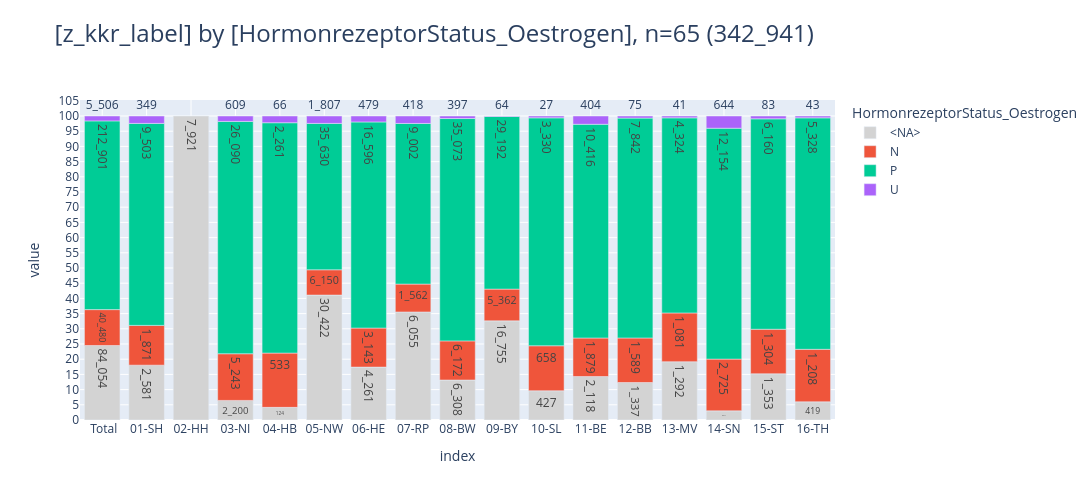

Source (notebook cell):
### Markdown cell above
### <a id='toc1_4_1_'></a>[HormonrezeptorStatus_Oestrogen](#toc0_)

### Code cell
_df = db_all.project("z_kkr_label, HormonrezeptorStatus_Oestrogen").to_df()
_=pls.plot_stacked_bars(_df, relative=True, height=500, show_total=True,)

### Figure 1 — Plotly figure (JSON) as saved in the notebook; plotly's stock layout.template omitted (floating-point values rounded to 4 significant figures)
{"data": [{"hovertemplate": "col=<NA><br>index=%{x}<br>value=%{y}<br>cnt_str=%{text}<extra></extra>", "legendgroup": "<NA>", "marker": {"color": "lightgray", "pattern": {"shape": ""}}, "name": "<NA>", "orientation": "v", "showlegend": true, "text": ["84_054", "2_581", "7_921", "2_200", "124", "30_422", "4_261", "6_055", "6_308", "16_755", "427", "2_118", "1_337", "1_292", "481", "1_353", "419"], "textposition": "auto", "type": "bar", "x": [" Total", "01-SH", "02-HH", "03-NI", "04-HB", "05-NW", "06-HE", "07-RP", "08-BW", "09-BY", "10-SL", "11-BE", "12-BB", "13-MV", "14-SN", "15-ST", "16-TH"], "xaxis": "x", "y": [84054, 2581, 7921, 2200, 124, 30422, 4261, 6055, 6308, 16755, 427, 2118, 1337, 1292, 481, 1353, 419], "yaxis": "y"}, {"hovertemplate": "col=N<br>index=%{x}<br>value=%{y}<br>cnt_str=%{text}<extra></extra>", "legendgroup": "N", "marker": {"color": "#EF553B", "pattern": {"shape": ""}}, "name": "N", "orientation": "v", "showlegend": true, "text": ["40_480", "1_871", "5_243", "533", "6_150", "3_143", "1_562", "6_172", "5_362", "658", "1_879", "1_589", "1_081", "2_725", "1_304", "1_208"], "textposition": "auto", "type": "bar", "x": [" Total", "01-SH", "03-NI", "04-HB", "05-NW", "06-HE", "07-RP", "08-BW", "09-BY", "10-SL", "11-BE", "12-BB", "13-MV", "14-SN", "15-ST", "16-TH"], "xaxis": "x", "y": [40480, 1871, 5243, 533, 6150, 3143, 1562, 6172, 5362, 658, 1879, 1589, 1081, 2725, 1304, 1208], "yaxis": "y"}, {"hovertemplate": "col=P<br>index=%{x}<br>value=%{y}<br>cnt_str=%{text}<extra></extra>", "legendgroup": "P", "marker": {"color": "#00CC96", "pattern": {"shape": ""}}, "name": "P", "orientation": "v", "showlegend": true, "text": ["212_901", "9_503", "26_090", "2_261", "35_630", "16_596", "9_002", "35_073", "29_192", "3_330", "10_416", "7_842", "4_324", "12_154", "6_160", "5_328"], "textposition": "auto", "type": "bar", "x": [" Total", "01-SH", "03-NI", "04-HB", "05-NW", "06-HE", "07-RP", "08-BW", "09-BY", "10-SL", "11-BE", "12-BB", "13-MV", "14-SN", "15-ST", "16-TH"], "xaxis": "x", "y": [212901, 9503, 26090, 2261, 35630, 16596, 9002, 35073, 29192, 3330, 10416, 7842, 4324, 12154, 6160, 5328], "yaxis": "y"}, {"hovertemplate": "col=U<br>index=%{x}<br>value=%{y}<br>cnt_str=%{text}<extra></extra>", "legendgroup": "U", "marker": {"color": "#AB63FA", "pattern": {"shape": ""}}, "name": "U", "orientation": "v", "showlegend": true, "text": ["5_506", "349", "609", "66", "1_807", "479", "418", "397", "64", "27", "404", "75", "41", "644", "83", "43"], "textposition": "auto", "type": "bar", "x": [" Total", "01-SH", "03-NI", "04-HB", "05-NW", "06-HE", "07-RP", "08-BW", "09-BY", "10-SL", "11-BE", "12-BB", "13-MV", "14-SN", "15-ST", "16-TH"], "xaxis": "x", "y": [5506, 349, 609, 66, 1807, 479, 418, 397, 64, 27, 404, 75, 41, 644, 83, 43], "yaxis": "y"}], "layout": {"barmode": "relative", "barnorm": "percent", "height": 500, "legend": {"title": {"text": "HormonrezeptorStatus_Oestrogen"}, "tracegroupgap": 0, "traceorder": "normal"}, "title": {"font": {"size": 24}, "text": "[z_kkr_label] by [HormonrezeptorStatus_Oestrogen], n=65 (342_941)", "xanchor": "left", "y": 0.95, "yanchor": "top"}, "width": 2000, "xaxis": {"anchor": "y", "categoryarray": [" Total", "01-SH", "02-HH", "03-NI", "04-HB", "05-NW", "06-HE", "07-RP", "08-BW", "09-BY", "10-SL", "11-BE", "12-BB", "13-MV", "14-SN", "15-ST", "16-TH"], "categoryorder": "array", "domain": [0, 1], "gridwidth": 1, "showgrid": true, "title": {"text": "index"}}, "yaxis": {"anchor": "x", "domain": [0, 1], "dtick": 5, "gridwidth": 1, "showgrid": true, "title": {"text": "value"}}}}
